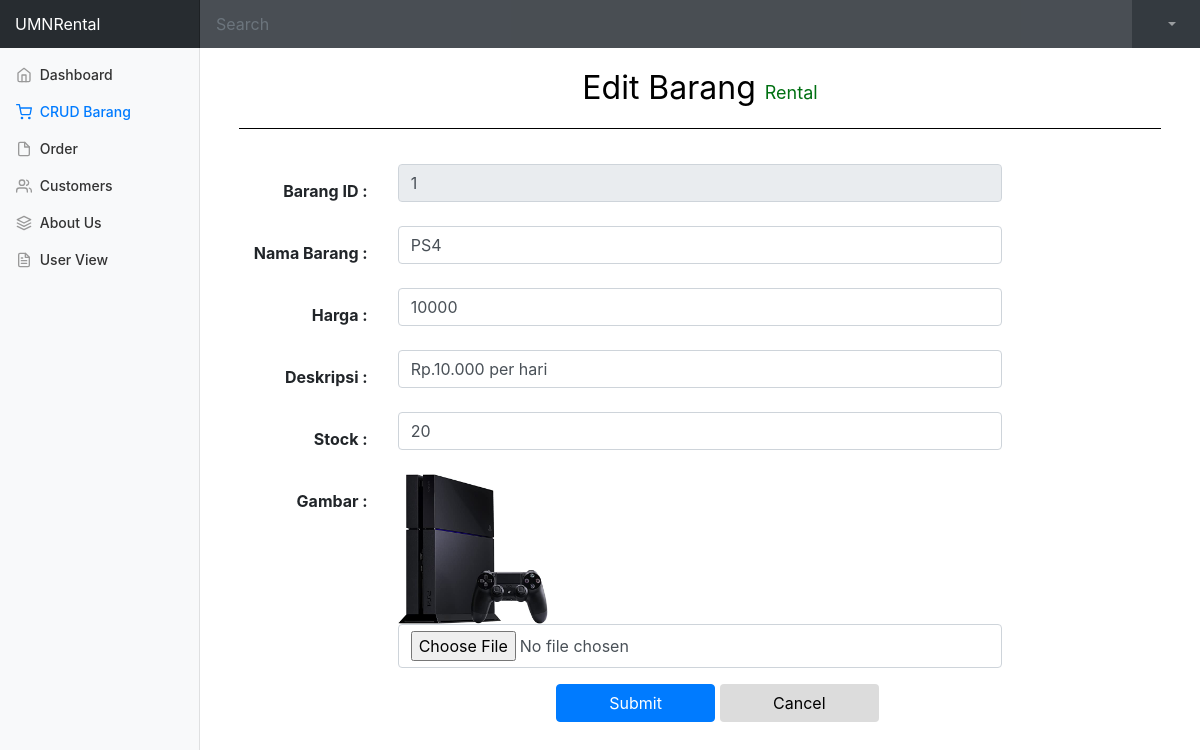
The page /index.php/admin/editBarang/1 on the database its author committed.
### tables this page shows
CREATE TABLE `barang` (
  `id_barang` int(11) NOT NULL,
  `nama_barang` varchar(255) NOT NULL,
  `harga` int(11) NOT NULL,
  `deskripsi` varchar(500) NOT NULL,
  `stock` int(11) NOT NULL,
  `gambar` varchar(255) NOT NULL
);

### application/controllers/Admin.php (called while the page is built, shortened)
<?php
class Admin extends CI_Controller {
    public function __construct()
	{
        $this->load->library('form_validation');
        $this->load->model('BarangModel');
        $this->load->model('CustomerModel');
		$this->load->model('OrderModel');
	}
    public function editBarang($param){
        $this->form_validation->set_rules('namabarang','Nama Barang', 'required');
		$this->form_validation->set_rules('harga','Harga','required|numeric',[
			'numeric' => '*You should input a number not string',
		]);
		$this->form_validation->set_rules('deskripsi','Deskripsi','required');
		$this->form_validation->set_rules('stock','Stock','required');
		if($this->form_validation->run() == false){
            $data['admin'] = $this->db->get_where('user',['email' => $this->session->userdata('email')])->row_array();
            $data['barang'] = $this->BarangModel->ShowDetail($param);
            $data['js'] = $this->load->view('include/js.php', NULL, TRUE);
            $data['css'] = $this->load->view('include/css.php', NULL, TRUE);
            $data['dashboardcss'] = $this->load->view('include/dashboard.php', NULL, TRUE);
			$this->load->view('admin/editbarang',$data);
		}
    }
}

### index.php (called while the page is built, shortened)
<?php
require_once BASEPATH.'core/CodeIgniter.php';

### application/models/BarangModel.php (called while the page is built, shortened)
<?php
class BarangModel extends CI_Model{
    public function ShowDetail($param){
        $query = $this->db->query("SELECT * FROM barang WHERE id_barang='".$param."'");
        return $query->result_array();
    }
}

### application/views/admin/editbarang.php (the view, shortened to what this page needs)
<!doctype html>
<html lang="en">
<head>
  <?php echo $css; ?>
</head>
<body>
    <nav class="navbar navbar-dark sticky-top bg-dark navbar-expand flex-md-nowrap p-0">
    <a class="navbar-brand col-sm-3 col-md-2 mr-0" href="#">UMNRental</a>
    <input class="form-control form-control-dark w-100" type="text" placeholder="Search" aria-label="Search">
    <ul class="navbar-nav px-3">
      <li class="nav-item dropdown no-arrow text-nowrap">
          <a class="nav-link dropdown-toggle" href="#" id="userDropdown" role="button"
              data-toggle="dropdown" aria-haspopup="true" aria-expanded="false">
          </a>
      </li>
    </ul>
  </nav>
  <div class="container-fluid">
    <div class="row">
      <nav class="col-md-2 d-none d-md-block bg-light sidebar">
        <div class="sidebar-sticky">
          <ul class="nav flex-column">
            <li class="nav-item">
              <a class="nav-link" href="<?= base_url('index.php/admin') ?>">
                <span data-feather="home"></span>
                Dashboard <span class="sr-only">(current)</span>
              </a>
            </li>
            <li class="nav-item">
              <a class="nav-link active" href="#">
                <span data-feather="shopping-cart"></span>
                CRUD Barang
              </a>
            </li>
            <li class="nav-item">
              <a class="nav-link" href="<?= base_url('index.php/admin/order')?>">
                <span data-feather="file"></span>
                Order
              </a>
            </li>
            <li class="nav-item">
              <a class="nav-link" href="<?= base_url('index.php/admin/customer') ?>">
                <span data-feather="users"></span>
                Customers
              </a>
            </li>
            <li class="nav-item">
              <a class="nav-link" href="base_url('index.php/admin/aboutus')">
                <span data-feather="layers"></span>
                About Us
              </a>
            </li>
          </ul>
          <ul class="nav flex-column mb-2">
            <li class="nav-item">
              <a class="nav-link" href="<?= base_url('index.php/welcome/admin') ?>">
                <span data-feather="file-text"></span>
                User View
              </a>
            </li>
          </ul>
        </div>
      </nav>
      <main role="main" class="col-md-9 ml-sm-auto col-lg-10 pt-3 px-4">
       <div class="container-fluid">
          <div style="border-bottom: 1px solid black;">
            <p style="text-align: center;">
              <font size="6" color="black"> Edit Barang </font>
              <font size="4" color="rgb(127,127,127)"> Rental </font>
            </p>
          </div>
        </div>
        <div class="container" style="margin-top: 35px;">
          <?php
              foreach($barang as $row){
                echo form_open_multipart(base_url('index.php/admin/editBarang/'.$row['id_barang']));
          ?>
            <div class="form-group row">
              <label for="id" class="col-sm-2 col-form-label" style="font-size:16px; text-align: right; margin-top: 8px;"><b>Barang ID : </b></label>
              <div class="col-sm-8">
              <input type="text" class="form-control" id="id" name="id" disabled value="<?= $row['id_barang'] ?>">
              </div>
            </div>
            <div class="form-group row">
              <label for="namabarang" class="col-sm-2 col-form-label" style="font-size:16px; text-align: right; margin-top: 8px;"><b>Nama Barang : </b></label>
              <div class="col-sm-8">
              <input type="text" class="form-control" id="namabarang" name="namabarang" value="<?= $row['nama_barang'] ?>">
              </div>
            </div>
            <div class="form-group row">
              <label for="harga" class="col-sm-2 col-form-label" style="font-size:16px; text-align: right; margin-top: 8px;"><b>Harga : </b></label>
              <div class="col-sm-8">
              <input type="text" class="form-control" id="harga" name="harga" value="<?= $row['harga'] ?>">
              </div>
            </div>
            <div class="form-group row">
              <label for="deskripsi" class="col-sm-2 col-form-label" style="font-size:16px; text-align: right; margin-top: 8px;"><b>Deskripsi : </b></label>
              <div class="col-sm-8">
              <input type="text" class="form-control" id="deskripsi" name="deskripsi" value="<?= $row['deskripsi'] ?>">
              </div>
            </div>
            <div class="form-group row">
              <label for="author" class="col-sm-2 col-form-label" style="font-size:16px; text-align: right; margin-top: 8px;"><b>Stock : </b></label>
              <div class="col-sm-8">
              <input type="text" class="form-control" id="stock" name="stock" value="<?= $row['stock'] ?>">
              </div>
            </div>
            <div class="form-group row">
              <label for="gambar" class="col-sm-2 col-form-label" style="font-size:16px; text-align: right; margin-top: 8px;"><b>Gambar : </b></label>
              <div class="col-sm-8">
              <img src='<?php echo base_url($row['gambar'])?>' alt="Link Poster not found !" width="150" height="150">
              <input type="file" class="form-control" id="gambar" name="gambar">
              </div>
            </div>
            <div class="form-group row">
                      <div class="col-sm-4"></div>
                      <button class="btn btn-primary col-sm-2" style="margin-left:15px; margin-right:5px;" type="submit" name="edit">Submit</button>
                      <a class="btn col-sm-2" href="<?=base_url('index.php/admin/barangview');?>" style=" background-color:gainsboro; color:black">Cancel</a>
                </div>
          <?php } ?>
          <?php echo form_close(); ?>
        </div>
      </main>
    </div>
  </div>
</body>
</html>

### application/views/include/dashboard.php (style rules this page uses)
body { font-size: .875rem; }
.feather { width: 16px; height: 16px; vertical-align: text-bottom; }
.sidebar { position: fixed; top: 0; bottom: 0; left: 0; z-index: 100; padding: 0; box-shadow: inset -1px 0 0 rgba(0, 0, 0, .1); }
.sidebar-sticky { position: -webkit-sticky; position: sticky; top: 48px; height: calc(100vh - 48px); padding-top: .5rem; overflow-x: hidden; overflow-y: auto; }
.sidebar .nav-link { font-weight: 500; color: #333; }
.sidebar .nav-link .feather { margin-right: 4px; color: #999; }
.sidebar .nav-link.active { color: #007bff; }
.sidebar .nav-link:hover .feather, .sidebar .nav-link.active .feather { color: inherit; }
.navbar-brand { padding-top: .75rem; padding-bottom: .75rem; font-size: 1rem; background-color: rgba(0, 0, 0, .25); box-shadow: inset -1px 0 0 rgba(0, 0, 0, .25); }
.navbar .form-control { padding: .75rem 1rem; border-width: 0; border-radius: 0; }
.form-control-dark { color: #fff; background-color: rgba(255, 255, 255, .1); border-color: rgba(255, 255, 255, .1); }

### rows shown on the page
barang: id "1", namabarang "PS4", harga "10000", deskripsi "Rp.10.000 per hari", stock "20", gambar (picture)
